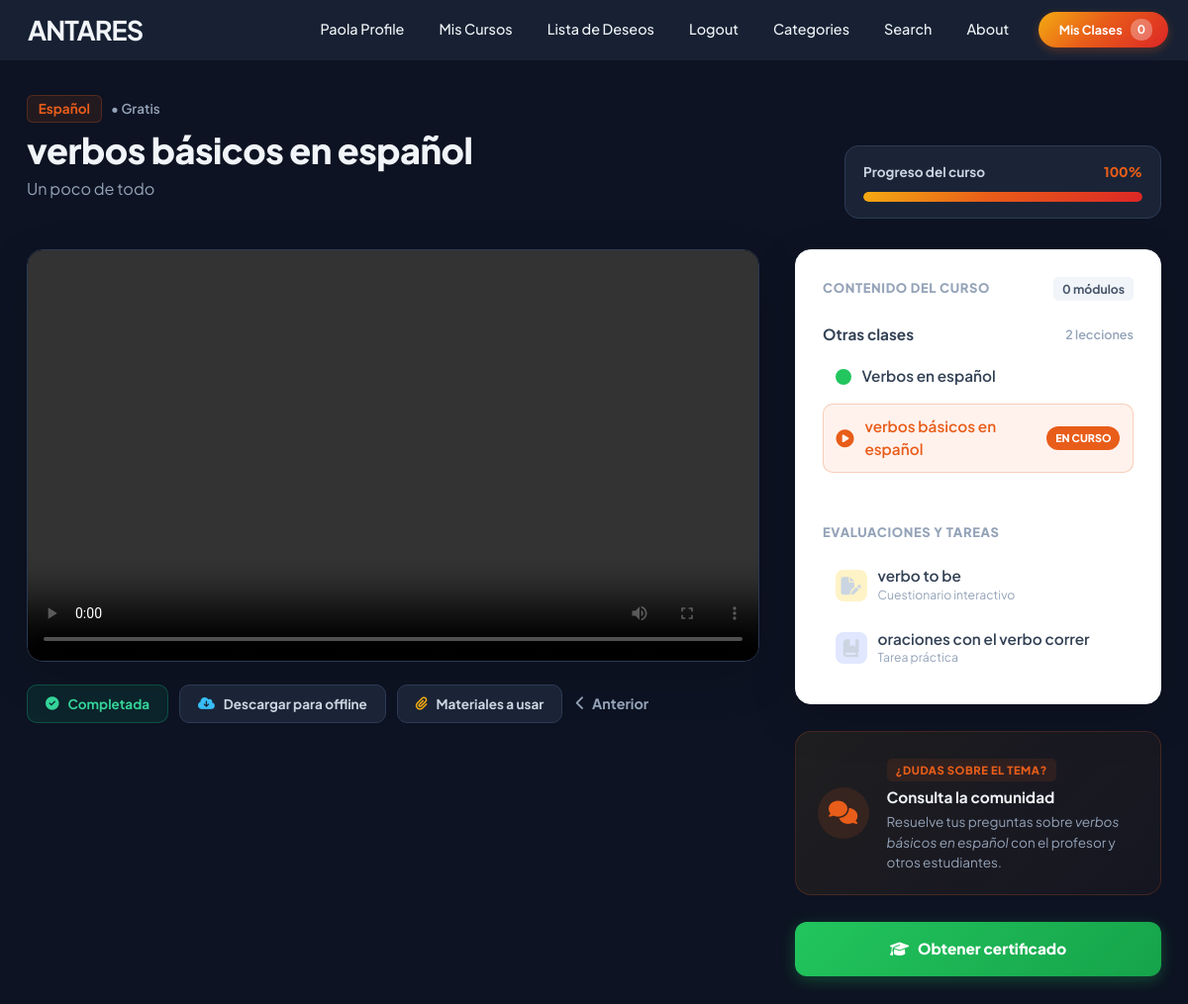
The page /clase/29/ (signed in) on the database its author committed.
### store/models.py (models this page shows, shortened)
class Product(models.Model):
    name = models.CharField(max_length=100)
    user = models.ForeignKey(User, on_delete=models.CASCADE)
    price = models.DecimalField(default=0, decimal_places=2, max_digits=6)
    category = models.ForeignKey(Category, on_delete=models.CASCADE, default=1)
    description = models.CharField(max_length=250, default='', blank=True, null=True)
    image = models.ImageField(upload_to='uploads/product')
    is_sale = models.BooleanField(default=False)
    sale_price = models.DecimalField(default=0, decimal_places=2, max_digits=6, null=True, blank=True)
    full_access_price = models.DecimalField(
        default=0, decimal_places=2, max_digits=6, null=True, blank=True,
        verbose_name="Precio de acceso a todas las clases de pago",
        help_text="Si lo dejas vacío, se usará el precio normal del curso"
    )
    pay_method = models.CharField(max_length=250, null=True)
    video = models.FileField(upload_to="video", null=True)
    created_day = models.DateTimeField(default=timezone.now)
    learning_points = models.TextField(
        blank=True, default='',
        verbose_name="Lo que aprenderás",
        help_text="Un punto por línea"
    )
    requirements = models.TextField(
        blank=True, default='',
        verbose_name="Requisitos previos",
        help_text="Un requisito por línea"
    )
    target_audience = models.TextField(
        blank=True, default='',
        verbose_name="Dirigido a",
        help_text="Un público por línea"
    )
    language = models.CharField(
        max_length=50, blank=True, default='Español',
        verbose_name="Idioma"
    )
    duration_minutes = models.PositiveIntegerField(
        default=0,
        verbose_name="Duración total (minutos)"
    )
    def total_lessons(self):
        return self.clases.count()
    def porcentaje_completado(self, user):
            if not user.is_authenticated:
                return 0
            total = self.total_lessons()
            if total == 0:
                return 0
            completadas = LeccionCompletada.objects.filter(
                user=user, clase__productClase=self
            ).count()
            return round((completadas / total) * 100)
    def certificado_disponible(self, user):
        if not user.is_authenticated:
            return False
        if self.porcentaje_completado(user) < 100:
            return False
        for quiz in self.quizzes.all():
            if not quiz.intentos.filter(user=user, aprobado=True).exists():
                return False
        return True

class Clase(models.Model):
    user = models.ForeignKey(
        User, related_name='user_clase', on_delete=models.CASCADE
    )
    productClase = models.ForeignKey(  # 🔥 Relación con Blog
        Product, related_name='clases', on_delete=models.CASCADE, default=1
    )
    titleClase = models.CharField(max_length=250)
    slugClase = models.SlugField(null=True, blank=True)
    fileClase = models.FileField(upload_to='files', verbose_name="Archivo")
    bannerClase = models.ImageField(upload_to='clase_banners')
    descriptionClase = models.CharField(max_length=450)
    materialClase = models.FileField(
    upload_to='materiales',
    null=True, blank=True,
    verbose_name="Material descargable (opcional)"
)
    nivel = models.CharField(
    max_length=20,
    choices=[("Gratis", "Versión gratuita"), ("Pago", "Versión de pago")],
    default="Gratis"
)
    class_date = models.DateField(auto_now_add=True)
    usuarios_pagados = models.ManyToManyField(
        User,
        related_name='clases_pagadas',
        blank=True,
        help_text="Usuarios que han pagado por esta clase"
    )
    es_preview = models.BooleanField(
        default=False,
        verbose_name="Vista previa gratuita",
        help_text="Si está marcado, cualquier visitante puede verla sin comprar"
    )
    modulo = models.ForeignKey(
        'Modulo', related_name='clases', on_delete=models.SET_NULL,
        null=True, blank=True
    )
    def usuario_ha_pagado(self, usuario):
        if not usuario.is_authenticated:
            return False
        return self.usuarios_pagados.filter(id=usuario.id).exists()
    def extension(self):
        return self.fileClase.name.split('.')[-1].lower() if self.fileClase else ''
    def tipo_contenido(self):
        ext = self.extension()
        if ext in ('mp4', 'webm', 'ogg', 'mov'):
            return 'video'
    def acceso_permitido(self, user):
        if self.es_preview:
            return True
        if user.is_authenticated and self.usuario_ha_pagado(user):
            return True
        return not self.requiere_pago()

class Quiz(models.Model):
    product = models.ForeignKey(Product, on_delete=models.CASCADE, related_name='quizzes')
    titulo = models.CharField(max_length=200)
    nota_minima_aprobatoria = models.PositiveSmallIntegerField(
        default=60, verbose_name="Nota mínima para aprobar (%)"
    )

class Tarea(models.Model):
    product = models.ForeignKey(Product, on_delete=models.CASCADE, related_name='tareas')
    titulo = models.CharField(max_length=200)
    descripcion = models.TextField(blank=True, default='')
    fecha_limite = models.DateField(null=True, blank=True)

### store/views.py (the view)
# urls.py: path('clase/<int:clase_id>/', views.ver_clase, name='ver_clase'),
@login_required(login_url='login')
def ver_clase(request, clase_id):
    clase = get_object_or_404(Clase, id=clase_id)
    product = clase.productClase
    if not clase.acceso_permitido(request.user):
        messages.error(request, "No tienes acceso a esta clase todavía.")
        return redirect('product_detail', id=product.id)
    Progreso.objects.update_or_create(
        user=request.user, product=product, defaults={'clase': clase}
    )
    modulos = Modulo.objects.filter(product=product).prefetch_related('clases')
    sin_modulo = Clase.objects.filter(productClase=product, modulo__isnull=True)
    completadas_ids = set(
        LeccionCompletada.objects.filter(user=request.user, clase__productClase=product)
        .values_list('clase_id', flat=True)
    )
    todas_las_clases = list(Clase.objects.filter(productClase=product).order_by('modulo__orden', 'id'))
    idx = todas_las_clases.index(clase)
    anterior = todas_las_clases[idx - 1] if idx > 0 else None
    siguiente = todas_las_clases[idx + 1] if idx < len(todas_las_clases) - 1 else None
    context = {
        "product": product,
        "clase": clase,
        "modulos": modulos,
        "sin_modulo": sin_modulo,
        "completadas_ids": completadas_ids,
        "es_completada": clase.id in completadas_ids,
        "anterior": anterior,
        "siguiente": siguiente,
        "porcentaje": product.porcentaje_completado(request.user),
        "quizzes": product.quizzes.all(),
        "tareas": product.tareas.all(),
        "certificado_disponible": product.certificado_disponible(request.user),
    }
    return render(request, 'ver_clase.html', context)

### store/templates/ver_clase.html (shortened to what this page needs)
{% extends 'base.html' %}
{% load static %}
{% block extra_css %}
<link rel="stylesheet" href="{% static 'css/ver_clase.css' %}">
{% endblock %}
{% block content %}
<div class="vc-page">
  <div class="vc-header">
    <div>
      <div class="vc-badge-row">
        <span class="vc-badge-modulo">{% if clase.modulo %}{{ clase.modulo.titulo }}{% else %}{{ product.name }}{% endif %}</span>
        <span class="vc-badge-nivel">• {{ clase.nivel }}</span>
      </div>
      <h1 class="vc-title">{{ clase.titleClase }}</h1>
      <p class="vc-subtitle">{{ clase.descriptionClase }}</p>
    </div>
    <div class="vc-progress-card">
      <div class="vc-progress-top">
        <span class="label">Progreso del curso</span>
        <span class="value">{{ porcentaje }}%</span>
      </div>
      <div class="vc-progress-track">
        <div class="vc-progress-fill" data-percent="{{ porcentaje }}"></div>
      </div>
    </div>
  </div>
  <div class="vc-grid">
    <div>
      <div class="vc-player-card">
        <div class="vc-player-box">
          {% if clase.tipo_contenido == 'video' %}
            <video controls preload="metadata" id="lesson-media" src="{{ clase.fileClase.url }}"></video>
          {% elif clase.tipo_contenido == 'pdf' %}
            <iframe src="{{ clase.fileClase.url }}#toolbar=1"></iframe>
          {% elif clase.tipo_contenido == 'imagen' %}
            <img src="{{ clase.fileClase.url }}" alt="{{ clase.titleClase }}">
          {% else %}
            <div class="vc-player-empty">
              <p>Vista previa no disponible para este tipo de archivo.</p>
              <a href="{{ clase.fileClase.url }}" download>Descargar archivo</a>
            </div>
          {% endif %}
        </div>
      </div>
      <div class="vc-actions">
        <div class="vc-actions-left">
          <form method="POST" action="{% url 'toggle_leccion_completada' clase.id %}">
            <button type="submit" class="vc-btn vc-btn-success">
              <i class="fa-solid fa-circle-check"></i>
              {% if es_completada %}Completada{% else %}Marcar como completada{% endif %}
            </button>
          </form>
          <button id="offline-btn" type="button" class="vc-btn"
                  data-url="{{ clase.fileClase.url }}" data-id="clase-{{ clase.id }}">
            <i class="fa-solid fa-cloud-arrow-down vc-icon-sky"></i> Descargar para offline
          </button>
          {% if clase.materialClase %}
            <a href="{{ clase.materialClase.url }}" download class="vc-btn">
              <i class="fa-solid fa-paperclip vc-icon-amber"></i> Materiales a usar
            </a>
          {% endif %}
        </div>
        {% if anterior %}
          <a href="{% url 'ver_clase' anterior.id %}" class="vc-btn-prev">
            <i class="fa-solid fa-chevron-left"></i> Anterior
          </a>
        {% endif %}
      </div>
    </div>
    <div class="vc-sidebar">
      <div class="vc-card-light">
        <div>
          <div class="vc-section-head" style="display:flex; justify-content:space-between; align-items:center; margin-bottom:.75rem;">
            <span class="vc-section-label">Contenido del curso</span>
            <span class="vc-section-count">{{ modulos|length }} módulo{{ modulos|length|pluralize }}</span>
          </div>
          {% if sin_modulo %}
            <div class="vc-modulo">
              <div class="vc-modulo-header" onclick="this.nextElementSibling.classList.toggle('is-open')">
                <span>Otras clases</span>
                <span class="count">{{ sin_modulo|length }} lecciones</span>
              </div>
              <ul class="vc-leccion-list is-open">
                {% for c in sin_modulo %}
                  <li>
                    <a href="{% url 'ver_clase' c.id %}" class="vc-leccion-item {% if c.id == clase.id %}is-active{% endif %}">
                      {% if c.id == clase.id %}
                        <i class="fa-solid fa-circle-play"></i>
                      {% else %}
                        <span class="vc-check-dot {% if c.id in completadas_ids %}is-done{% endif %}"></span>
                      {% endif %}
                      <span class="vc-leccion-name">{{ c.titleClase }}</span>
                      {% if c.id == clase.id %}<span class="vc-tag-live">En curso</span>{% endif %}
                    </a>
                  </li>
                {% endfor %}
              </ul>
            </div>
          {% endif %}
        </div>
        {% if quizzes or tareas %}
          <hr class="vc-divider">
          <div>
            <span class="vc-section-label">Evaluaciones y tareas</span>
            <ul class="vc-leccion-list is-open" style="margin-top:.75rem;">
              {% for quiz in quizzes %}
                <li>
                  <a href="{% url 'tomar_quiz' quiz.id %}" class="vc-leccion-item">
                    <span class="vc-eval-icon amber"><i class="fa-solid fa-file-pen"></i></span>
                    <span>
                      <p class="vc-eval-title">{{ quiz.titulo }}</p>
                      <span class="vc-eval-sub">Cuestionario interactivo</span>
                    </span>
                  </a>
                </li>
              {% endfor %}
              {% for tarea in tareas %}
                <li>
                  <a href="{% url 'entregar_tarea' tarea.id %}" class="vc-leccion-item">
                    <span class="vc-eval-icon indigo"><i class="fa-solid fa-book-bookmark"></i></span>
                    <span>
                      <p class="vc-eval-title">{{ tarea.titulo }}</p>
                      <span class="vc-eval-sub">Tarea práctica</span>
                    </span>
                  </a>
                </li>
              {% endfor %}
            </ul>
          </div>
        {% endif %}
      </div>
      <div class="vc-help-banner">
        <div class="vc-help-icon"><i class="fa-solid fa-comments"></i></div>
        <div>
          <span class="vc-help-eyebrow">¿Dudas sobre el tema?</span>
          <p class="vc-help-title">Consulta la comunidad</p>
          <p class="vc-help-text">Resuelve tus preguntas sobre <em>{{ clase.titleClase }}</em> con el profesor y otros estudiantes.</p>
        </div>
      </div>
      {% if certificado_disponible %}
        <a href="{% url 'generar_certificado' product.id %}" class="vc-cert-btn">
          <i class="fa-solid fa-graduation-cap"></i> Obtener certificado
        </a>
      {% endif %}
    </div>
  </div>
</div>
{% endblock %}

### store/templates/navbar.html (shortened to what this page needs)
<nav class="nav-principal" id="navbarPrincipal">
    <div  class="contenedor-nav">
        <a class="nav-logo" href="{% url 'index' %}"> ANTARES</a>
        <div class="nav-colapso" id="navbarSupportedContent">
            <ul class="lista-nav">
                {% if user.is_authenticated %}
                <li class="item-desplegable">
                    <a class="nav-link-custom perfil-usuario" tabindex="0">{{request.user.username}} profile</a>
                </li>
                <li><a class="nav-link-custom {% if request.resolver_match.url_name == 'my_courses' %}activo{% endif %}" href="{% url 'my_courses' %}">Mis Cursos</a></li>
                <li><a class="nav-link-custom {% if request.resolver_match.url_name == 'wishlist' %}activo{% endif %}" href="{% url 'wishlist' %}">Lista de Deseos</a></li>
                <li><a class="nav-link-custom" href="{% url 'logout' %}">Logout</a></li>
                {% else %}
                <li><a class="nav-link-custom {% if request.resolver_match.url_name == 'login' %}activo{% endif %}" href="{% url 'login' %}">Login</a></li>
                <li><a class="nav-link-custom {% if request.resolver_match.url_name == 'register' %}activo{% endif %}" href="{% url 'register' %}">Register</a></li>
                {% endif %}
                <li class="item-desplegable">
                    <a class="nav-link-custom {% if request.resolver_match.url_name == 'category' or request.resolver_match.url_name == 'category_summary' %}activo{% endif %}" tabindex="0">Categories</a>
                </li>
                <li><a class="nav-link-custom {% if request.resolver_match.url_name == 'search' %}activo{% endif %}" href="{% url 'search' %}">Search</a></li>
                <li><a class="nav-link-custom {% if request.resolver_match.url_name == 'about' %}activo{% endif %}" href="{% url 'about' %}">About</a></li>
            </ul>
            <form class="form-carrito">
                <a href="{% url 'cart_summary' %}" class="boton-carrito">
                    <i class="icono-carrito">&nbsp;&nbsp;Mis Clases</i>
                    <span class="contador-badge" id="cart_quantity">{{ cart|length }}</span>
                </a>
            </form>
        </div>
    </div>
</nav>

### rows shown on the page
Product: name "Español"
Clase: nivel "Gratis", titleClase "verbos básicos en español", descriptionClase "Un poco de todo", shows "EN CURSO"
Clase: titleClase "Verbos en español"
Quiz: titulo "verbo to be"
Tarea: titulo "oraciones con el verbo correr"

### other values the page prints
{{ request.user.username }} "Paola"
{{ cart|length }} "0"
{{ porcentaje }} "100"
{{ modulos|length }} "0"
{{ sin_modulo|length }} "2"
